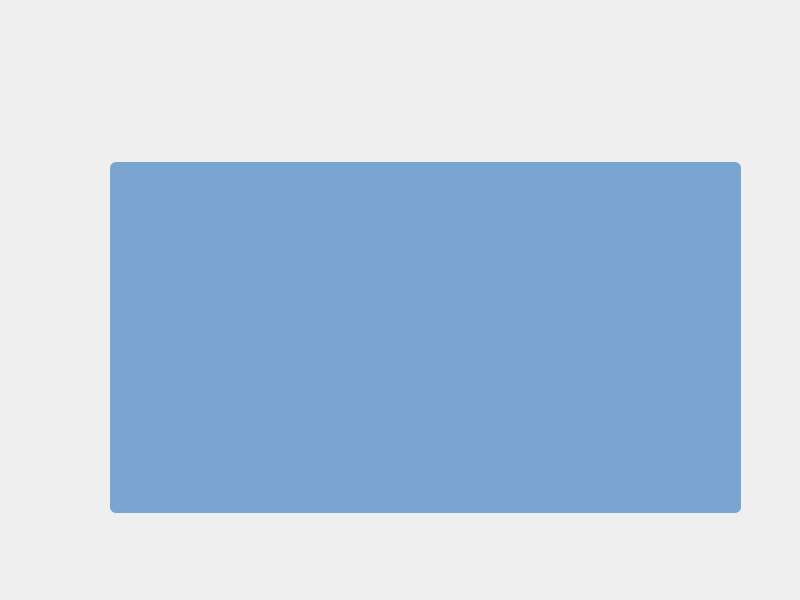
<?xml version="1.0" encoding="UTF-8"?>
<ui version="4.0">
 <class>scoreDlg</class>
 <widget class="QDialog" name="scoreDlg">
  <property name="geometry">
   <rect>
    <x>0</x>
    <y>0</y>
    <width>800</width>
    <height>600</height>
   </rect>
  </property>
  <property name="windowTitle">
   <string>scoreBoard</string>
  </property>
  <property name="styleSheet">
   <string notr="true">QDialog#scoreDlg{
	background-image: url(:/Images/score.png);
}</string>
  </property>
  <widget class="QPushButton" name="return_btn">
   <property name="geometry">
    <rect>
     <x>500</x>
     <y>530</y>
     <width>242</width>
     <height>65</height>
    </rect>
   </property>
   <property name="styleSheet">
    <string notr="true">QPushButton#return_btn{	
	font: 14pt &quot;MS Shell Dlg 2&quot;;
	background-image: url(:/Images/playagain.png);
	border:none;
	border-radius:4px;
	color:#5adfdf;
}
QPushButton#return_btn:hover{	
	font: 14pt &quot;MS Shell Dlg 2&quot;;
	background-image: url(:/Images/playagain-on.png);
	border:none;
	border-radius:4px;
	color:#8adfdf;
}
QPushButton#return_btn:pressed{	
	font: 14pt &quot;MS Shell Dlg 2&quot;;
	background-image: url(:/Images/playagain-click.png);
	border:none;
	border-radius:4px;
	color:#3adfdf;
}</string>
   </property>
   <property name="text">
    <string/>
   </property>
  </widget>
  <widget class="QLabel" name="label">
   <property name="geometry">
    <rect>
     <x>110</x>
     <y>162</y>
     <width>631</width>
     <height>351</height>
    </rect>
   </property>
   <property name="styleSheet">
    <string notr="true">QLabel#label{
	background-color: #79a5d0;
	border-radius:6px
}</string>
   </property>
   <property name="text">
    <string/>
   </property>
  </widget>
 </widget>
 <resources/>
 <connections/>
</ui>
